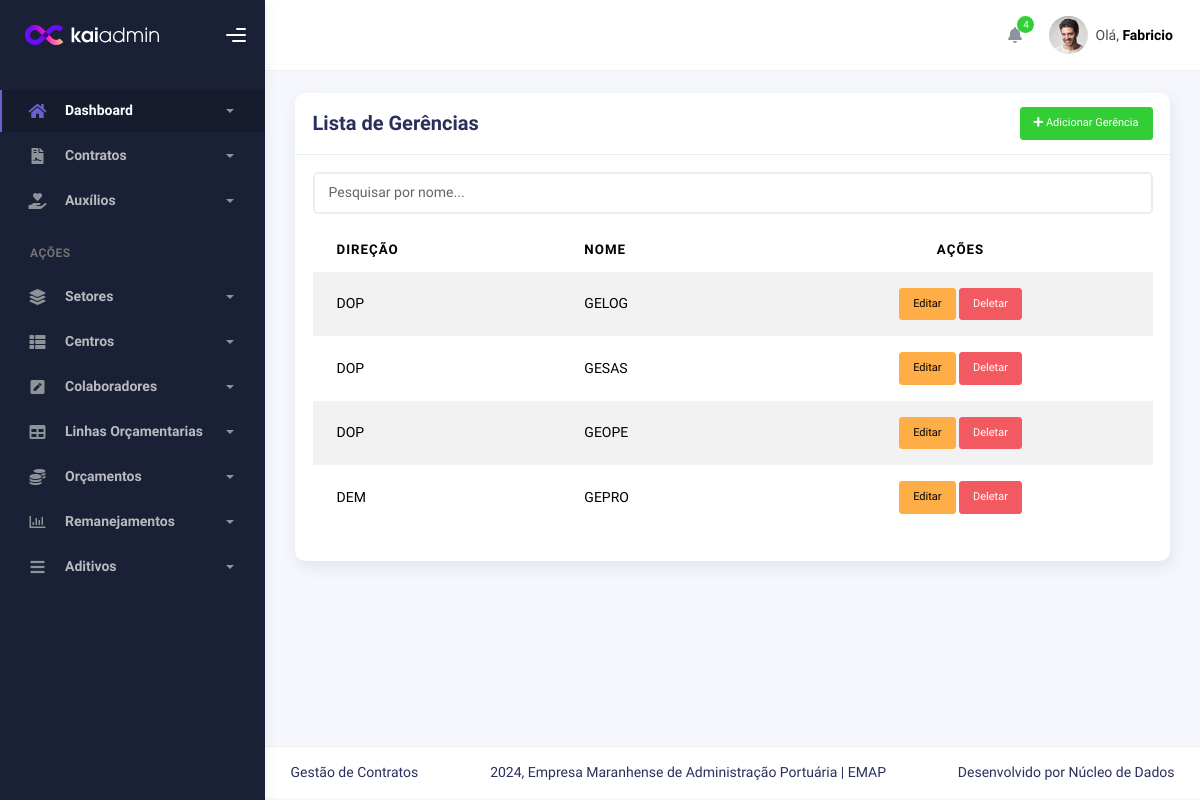
The page /contratos/listargerencias/ on the database as committed earlier.
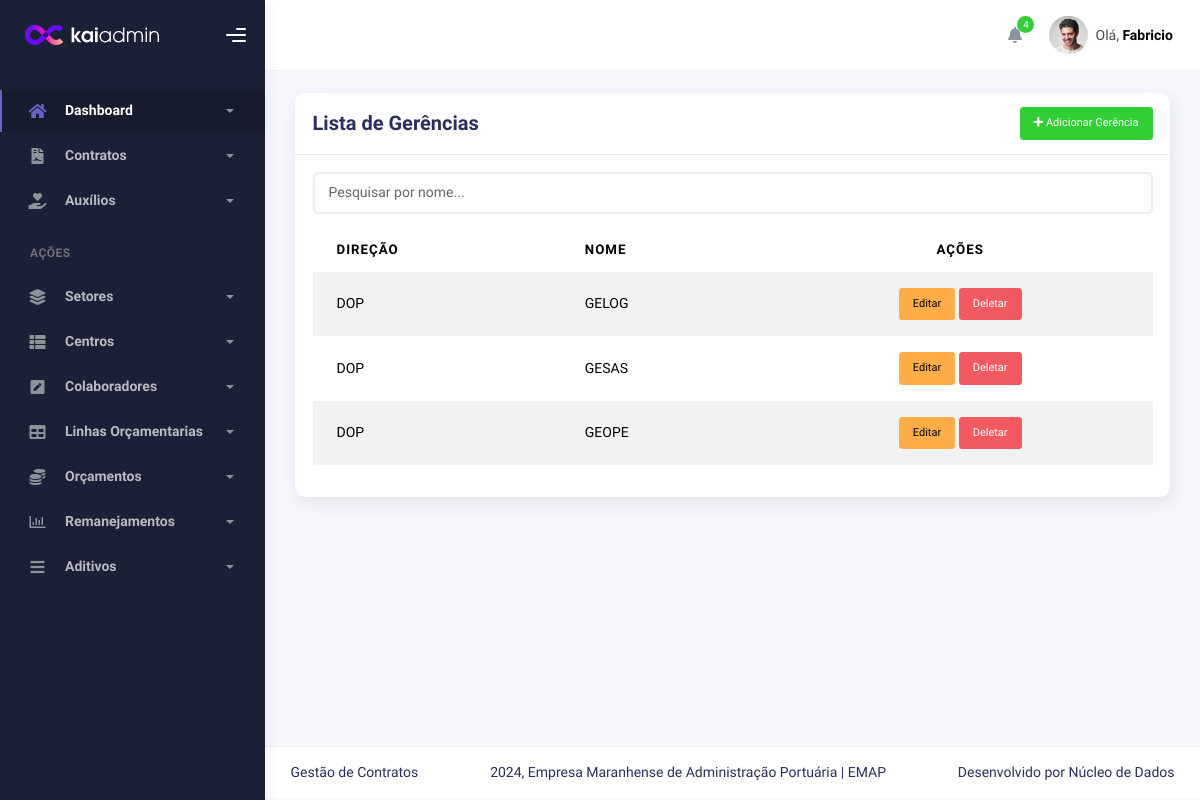
The same page on the database as committed later.
### contract/models.py (models this page shows, shortened)
class Gerencia(models.Model):
    nome = models.CharField(max_length=100,unique=True)
    direcao = models.ForeignKey(Direcao, on_delete=models.CASCADE, related_name='gerencias')
    class Meta:
        verbose_name = 'Gerência'
        verbose_name_plural = 'Gerências'
        unique_together = ('direcao','nome')

class Direcao(models.Model):
    nome = models.CharField(max_length=100,unique=True)
    class Meta:
        verbose_name = 'Direção'
        verbose_name_plural = 'Direções'

### contract/views.py (the view)
# urls.py: path('listargerencias/', GerenciaListView.as_view(), name='gerencia_list'),
class GerenciaListView(ListView):
    model = Gerencia
    template_name = 'setores/gerencia_list.html'
    context_object_name = 'gerencias'
    def get_queryset(self):
        query = self.request.GET.get('search')
        if query:
            return Gerencia.objects.filter(nome__icontains=query)
        return Gerencia.objects.all()

### contract/templates/setores/gerencia_list.html (shortened to what this page needs)
{% extends 'index.html' %}
{% block 'conteudo' %}
<div class="container">
    <div class="page-inner">
        <div class="row">
            <div class="col-md-12">
                <div class="card">
                    <div class="card-header d-flex justify-content-between align-items-center">
                        <h4 class="card-title">Lista de Gerências</h4>
                        <a href="{% url 'gerencia_create' %}" class="btn btn-success btn-sm">
                            <i class="fas fa-plus"></i> Adicionar Gerência
                        </a>
                    </div>
                    <div class="card-body">
                        <div class="input-group mb-3">
                            <input type="text" id="searchInput" class="form-control" placeholder="Pesquisar por nome...">
                        </div>
                        <table class="table table-striped">
                            <thead>
                                <tr>
                                    <th>Direção</th>
                                    <th>Nome</th>
                                    <th class="text-center">Ações</th>
                                </tr>
                            </thead>
                            <tbody id="gerenciaTable">
                                {% for gerencia in gerencias %}
                                <tr>
                                    <td>{{ gerencia.direcao.nome }}</td>
                                    <td>{{ gerencia.nome }}</td>
                                    <td class="text-center">
                                        <a href="{% url 'gerencia_update' gerencia.pk %}" class="btn btn-warning btn-sm">Editar</a>
                                        <a href="{% url 'gerencia_delete' gerencia.pk %}" class="btn btn-danger btn-sm">Deletar</a>
                                    </td>
                                </tr>
                                {% endfor %}
                            </tbody>
                        </table>
                    </div>
                </div>
            </div>
        </div>
    </div>
</div>
{% endblock %}

Rows that differ between the two databases and show on the page:
removed Gerencia: direcao.nome "DEM", nome "GEPRO"
